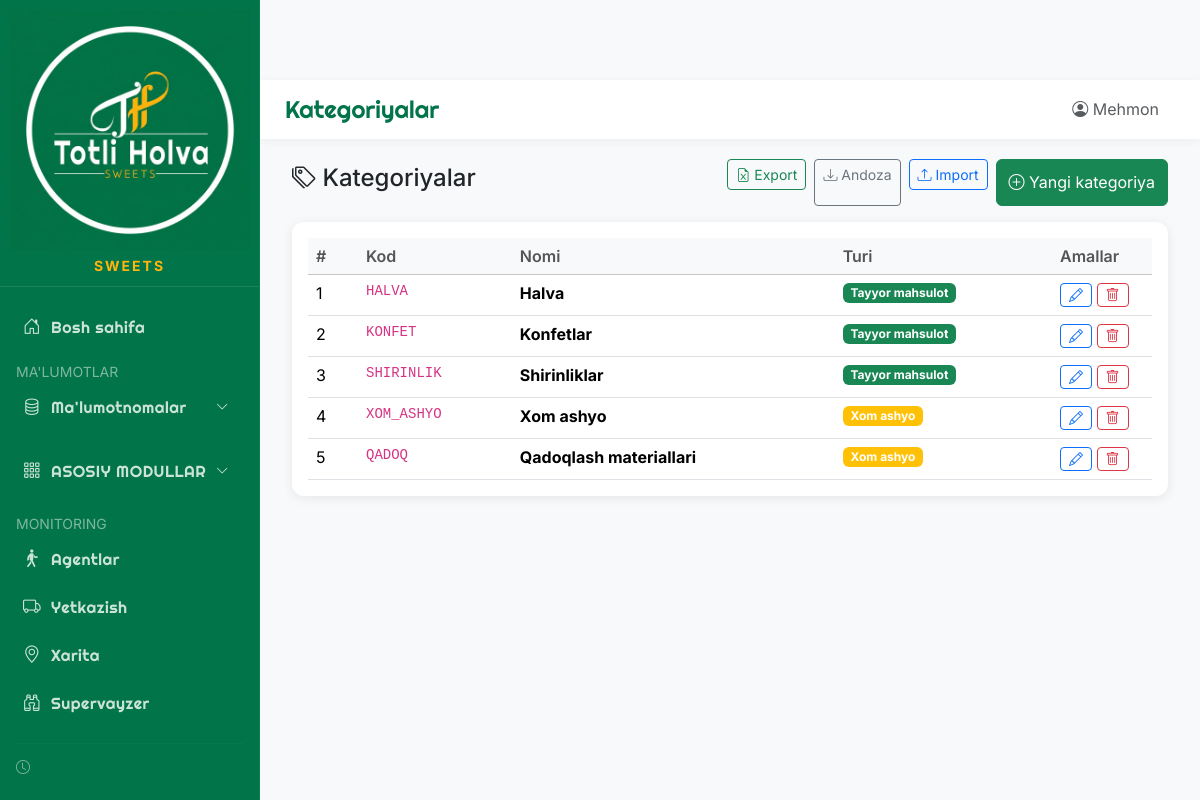
The app's page /info/categories with its own data.
### app/models/database.py (models this page shows)
class Category(Base):
    __tablename__ = "categories"
    id = Column(Integer, primary_key=True, index=True)
    code = Column(String(50), unique=True, index=True)
    name = Column(String(100), index=True)
    type = Column(String(20))  # product, material
    description = Column(Text)
    products = relationship("Product", back_populates="category")

### main.py (the view)
@app.get("/info/categories", response_class=HTMLResponse)
async def info_categories(request: Request, db: Session = Depends(get_db), current_user: User = Depends(require_auth)):
    categories = db.query(Category).all()
    return templates.TemplateResponse("info/categories.html", {"request": request, "categories": categories, "current_user": current_user, "page_title": "Kategoriyalar"})

### app/templates/info/categories.html (shortened to what this page needs)
{% extends "base.html" %}
{% block content %}
<div class="container-fluid">
    <div class="row mb-3">
        <div class="col-12">
            <div class="d-flex justify-content-between align-items-center">
                <h4><i class="bi bi-tags"></i> Kategoriyalar</h4>
                <div class="d-flex gap-2">
                    <form action="/info/categories/export" method="get" style="display:inline;">
                        <button type="submit" class="btn btn-outline-success btn-sm"><i
                                class="bi bi-file-earmark-excel"></i> Export</button>
                    </form>
                    <a href="/info/categories/template" class="btn btn-outline-secondary btn-sm"
                        title="Import uchun andoza yuklab olish">
                        <i class="bi bi-download"></i> Andoza
                    </a>
                    <form action="/info/categories/import" method="post" enctype="multipart/form-data"
                        style="display:inline;">
                        <label class="btn btn-outline-primary btn-sm mb-0">
                            <i class="bi bi-upload"></i> Import
                        </label>
                    </form>
                    <button class="btn btn-success" data-bs-toggle="modal" data-bs-target="#addCategoryModal">
                        <i class="bi bi-plus-circle"></i> Yangi kategoriya
                    </button>
                </div>
            </div>
        </div>
    </div>
    <div class="card">
        <div class="card-body">
            <table class="table table-hover">
                <thead class="table-light">
                    <tr>
                        <th width="50">#</th>
                        <th>Kod</th>
                        <th>Nomi</th>
                        <th>Turi</th>
                        <th width="100">Amallar</th>
                    </tr>
                </thead>
                <tbody>
                    {% if categories %}
                    {% for category in categories %}
                    <tr>
                        <td>{{ category.id }}</td>
                        <td><code>{{ category.code }}</code></td>
                        <td><strong>{{ category.name }}</strong></td>
                        <td>
                            {% if category.type == 'tayyor' %}
                            <span class="badge bg-success">Tayyor mahsulot</span>
                            {% elif category.type == 'yarim_tayyor' %}
                            <span class="badge bg-info">Yarim tayyor</span>
                            {% elif category.type == 'hom_ashyo' %}
                            <span class="badge bg-warning">Xom ashyo</span>
                            {% else %}
                            <span class="badge bg-secondary">{{ category.type }}</span>
                            {% endif %}
                        </td>
                        <td>
                            <button class="btn btn-sm btn-outline-primary" title="Tahrirlash"
                                data-id="{{ category.id }}" data-code="{{ category.code }}"
                                data-name="{{ category.name }}" data-type="{{ category.type }}"
                                onclick="editCategory(this)">
                                <i class="bi bi-pencil"></i>
                            </button>
                            <button class="btn btn-sm btn-outline-danger" title="O'chirish" data-id="{{ category.id }}"
                                data-name="{{ category.name }}" onclick="deleteCategory(this)">
                                <i class="bi bi-trash"></i>
                            </button>
                        </td>
                    </tr>
                    {% endfor %}
                    {% endif %}
                </tbody>
            </table>
        </div>
    </div>
</div>
{% endblock %}

### app/templates/base.html (style rules this page uses)
:root { --primary-color: #017449; --secondary-color: #017449; --accent-color: #FFB50D; --bg-color: #f8f9fa; }
body { font-family: 'Inter', sans-serif; background-color: #f8f9fa; }
.card { border: none; border-radius: 12px; box-shadow: 0 2px 12px rgba(0, 0, 0, 0.08); }
.table { margin: 0; }
.table th { font-weight: 600; color: #555; border-top: none; }

### records on screen
Category: id "1", code "HALVA", name "Halva", type "Tayyor mahsulot"
Category: id "2", code "KONFET", name "Konfetlar", type "Tayyor mahsulot"
Category: id "3", code "SHIRINLIK", name "Shirinliklar", type "Tayyor mahsulot"
Category: id "4", code "XOM_ASHYO", name "Xom ashyo", type "Xom ashyo"
Category: id "5", code "QADOQ", name "Qadoqlash materiallari", type "Xom ashyo"

### other values on screen
{{ page_title }} "Kategoriyalar"
